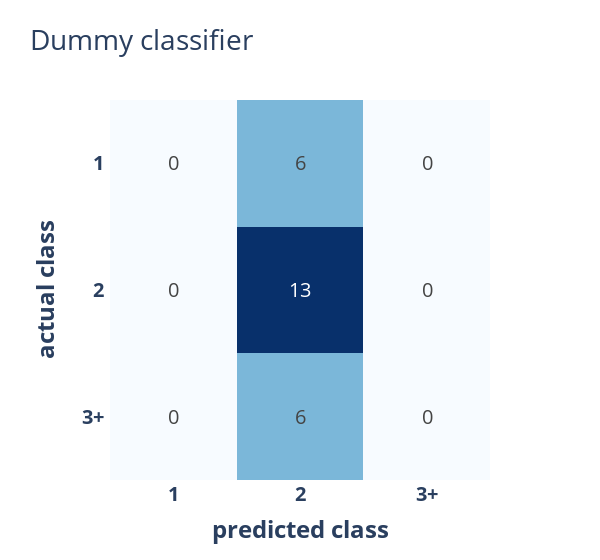

Notebook code cell kept with this figure:
### Markdown cell above
As explained in Section [3.1](#extract_encoding), we will explore two different ways to use encoded texts:
1. Use the hidden state corresponding to the `CLS` token, which is the first token of the input sequence in BERT models.
2. *Mean pooling*: Taking the average of the tensors over all elements of the sequence.

Let's start with the first approach by using the feature `cls_hidden_state` produced in Section [3.1](#extract_encoding).

Using the toolbox developed before we fit a dummy classifier and a logistic regression classifier to the features and
labels of the English dataset.

### Code cell
# extract the transformer encoding corresponding to the the CLS token
x_train_en, y_train_en, x_test_en, y_test_en = get_xy(dataset_en, "cls_hidden_state", "labels")

# fit dummy classifier
clf_dummy = dummy_classifier(x_train_en, y_train_en)
_ = evaluate_classifier(y_test_en, None, clf_dummy.predict_proba(x_test_en), labels, "Dummy classifier", "cm_nv_dummy")

### Figure 1 — Plotly figure (JSON) as saved in the notebook; plotly's stock layout.template omitted (floating-point values rounded to 4 significant figures)
{"data": [{"coloraxis": "coloraxis", "hovertemplate": "x: %{x}<br>y: %{y}<br>color: %{z}<extra></extra>", "name": "0", "texttemplate": "%{z}", "type": "heatmap", "x": [" <b>1</b> ", " <b>2</b> ", " <b>3+</b> "], "xaxis": "x", "y": [" <b>1</b> ", " <b>2</b> ", " <b>3+</b> "], "yaxis": "y", "z": [[0, 6, 0], [0, 13, 0], [0, 6, 0]]}], "layout": {"coloraxis": {"colorscale": [[0, "rgb(247,251,255)"], [0.125, "rgb(222,235,247)"], [0.25, "rgb(198,219,239)"], [0.375, "rgb(158,202,225)"], [0.5, "rgb(107,174,214)"], [0.625, "rgb(66,146,198)"], [0.75, "rgb(33,113,181)"], [0.875, "rgb(8,81,156)"], [1, "rgb(8,48,107)"]], "showscale": false}, "font": {"size": 20}, "title": {"text": "Dummy classifier"}, "width": 600, "xaxis": {"anchor": "y", "constrain": "domain", "domain": [0, 1], "scaleanchor": "y", "title": {"text": "<b>predicted class</b>"}}, "yaxis": {"anchor": "x", "autorange": "reversed", "constrain": "domain", "domain": [0, 1], "title": {"text": "<b>actual class</b>"}}}}
